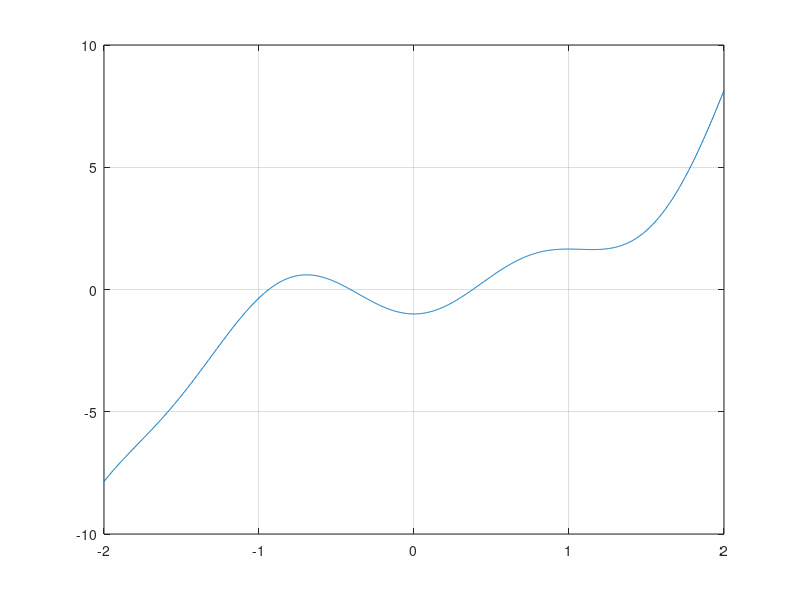

Recreate this plot in MATLAB. (Note: this script raises an error after producing the figure.)
%Uppgift 1
clear, clc
f=@(x) x.^3-cos(4*x);
x=linspace(-2,2,1000);
plot(x,f(x)), hold on
grid on
yline(0)
text(-1,4,"3st nollställen")
text(-1,3,"Nollställena är ca (-0.9, -0.4, 0.4)")

tol=1e-8;
Df=@(x) 3.*x.^2 +4.*sin(4.*x);
np1 =min_newton(f,Df,-.9,tol);
np2 =min_newton(f,Df,-.4,tol);
np3 =min_newton(f,Df,.4,tol);

plot(np1,0,'-o',np2,0,'-o',np3,0,'-o')
%% Uppgift 2 a
clear, clc, format long

x=linspace(-5,5,1000);
f=@(x)0.5*(x-2).^2-2*cos(2*x)-1.5;
Df=@(x)4*sin(2*x)+x-2;

plot(x,f(x))
yline(0)
grid on
axis([-1 5 -5 14])
tol=1e-8;

np1 =min_newton(f,Df,-.5,tol);
np2 =min_newton(f,Df,1,tol);
np3 =min_newton(f,Df,2,tol);
np4 =min_newton(f,Df,4,tol);

text (0,5,"Nollpunkterna är " +np1+" "+np2+" "+np3+" "+np4)
%% Uppgift 2 b
clear, clc, format long

x=linspace(-5,5,1000);
f=@(x)x.^3-cos(4*x);
Df=@(x)3*x.^2+4*sin(4*x);

plot(x,f(x))
yline(0)
grid on
axis([-1.5 1.7 -3 7])
tol=1e-8;

np1 =min_newton(f,Df,-1,tol);
np2 =min_newton(f,Df,-0.5,tol);
np3 =min_newton(f,Df,0.4,tol);


text (-1,3,"Nollpunkterna är " +np1+" "+np2+" "+np3)

%% Uppgift 4
clear, clc , format long
x=linspace(-10,10,1000);
f=@(x)((3+sin(2*x))./(1+exp(0.03*(x.^2))))-1.2;
plot(x,f(x),"g") %Visar inte grafen?
grid on
axis([-7 7 -1 1])
yline(0)

x1=fzero(f,-3);
x2=fzero(f,-1.5);
x3=fzero(f,-.5);
x4=fzero(f,1.5);
x5=fzero(f,4.5);
fprintf("Nollpunkterna: "+ x1+" "+x2+" "+x3+" "+x4+" "+x5)

